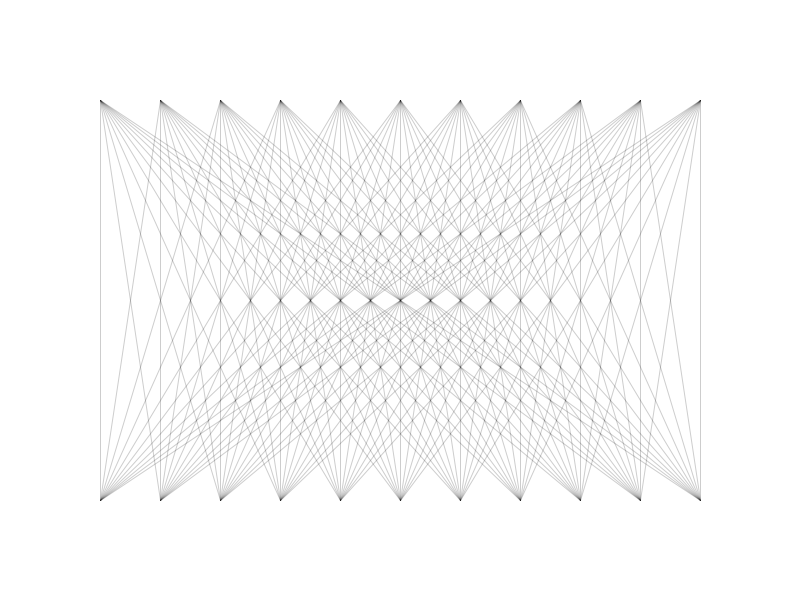
Frame 1 (no input)
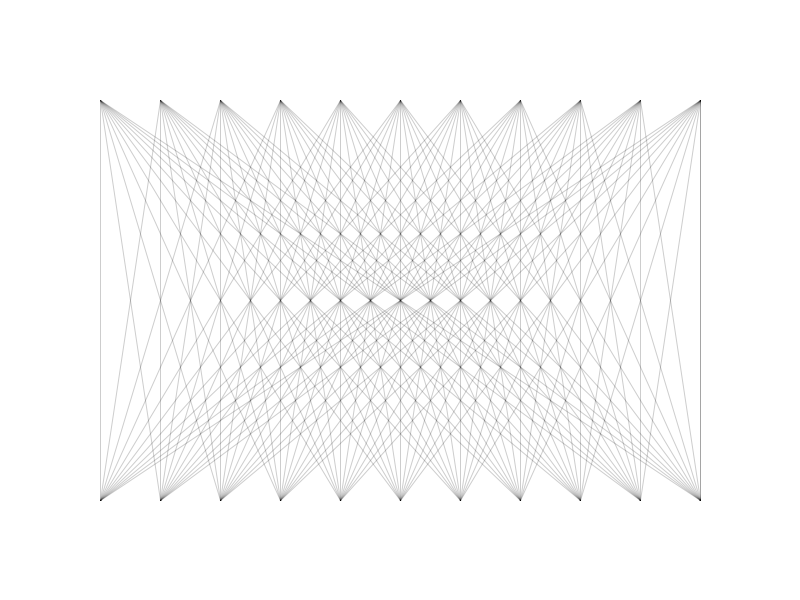
Frame 2 (the mouse pressed at the canvas centre, redrawn once)

The Processing sketch that drew these frames (run headless with seeded random() and noise(); the mouse was pressed at the canvas centre and the sketch redrawn once):

// Processing sketch: Lineas
// ── Lineas.pde
void setup() {
  size(800, 600);
  background(255);
  stroke(0);
  strokeWeight(1);
  noLoop();
}

void draw() {
  
  float xInicio = 100;
  float xFin = width - 100;
  float yArriba = 100;
  float yAbajo = height - 100;
  
  int divisiones = 10; 
  float espacio = (xFin - xInicio) / divisiones;

  noStroke();
  rect(xInicio, yArriba, xFin - xInicio, yAbajo - yArriba);

  for (int i = 0; i <= divisiones; i++) {
    float x1 = xInicio + (i * espacio);
    stroke(0,130,0);
    
    for (int j = 0; j <= divisiones; j++) {
      float x2 = xInicio + (j * espacio);
      
    
      stroke(0, 50); 
      line(x1, yArriba, x2, yAbajo);
    }
  }
}
